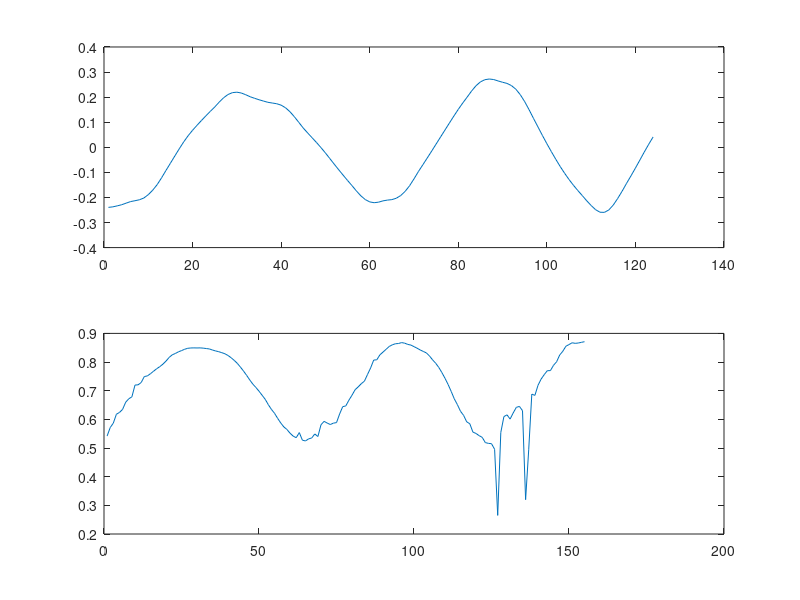
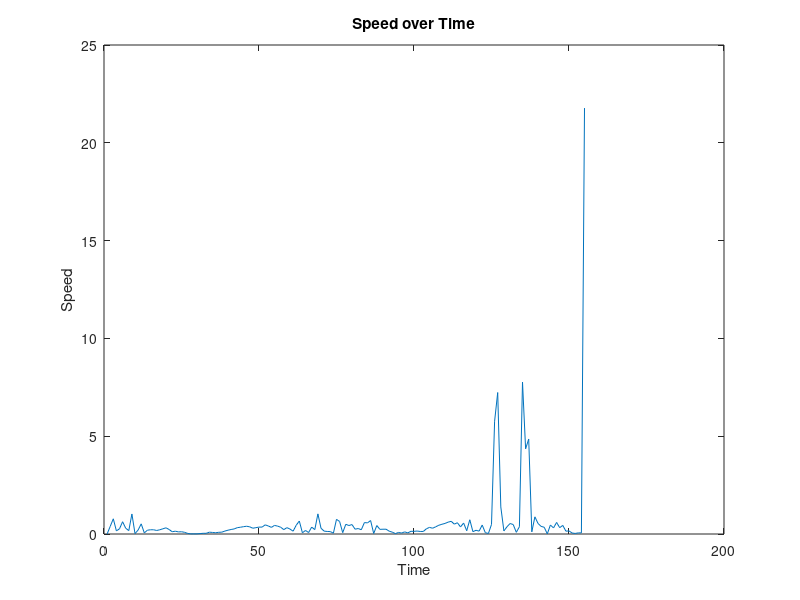
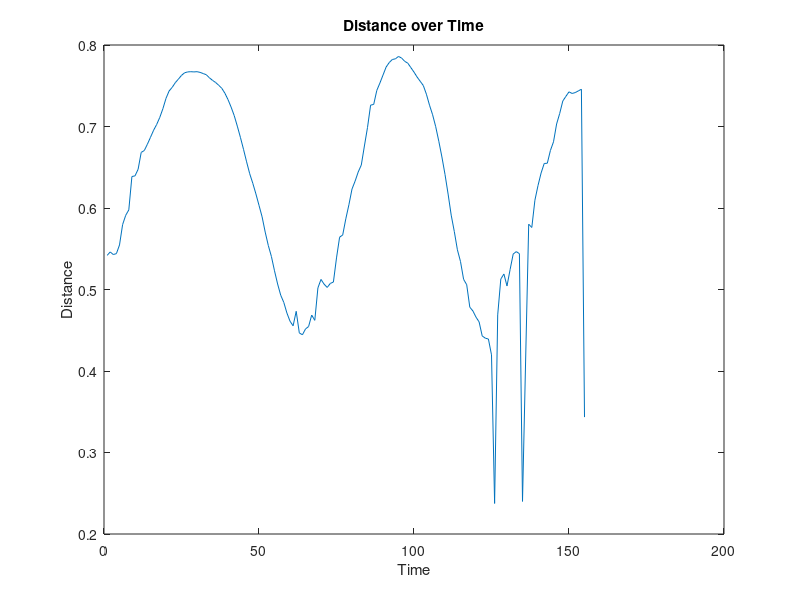

Reproduce these figures in MATLAB, in order.
clear all;
%timeWifi;
%timeAcou;
load("tr1.mat");
acouDistance = toSave;
load("tr2.mat");
acouAngle = toSave;
load("log7.mat")
wifiDistance = toSave;
acouDistance(end-25:end,:)=[];
acouAngle(end-25:end,:)=[];
wifiDistance(end-20:end,:)=[];
subplot(2,1,1);
plot(wifiDistance);
subplot(2,1,2);
plot(acouDistance);
    



% 确定插值后的数据点数
num_points = length(acouDistance);
num_interp_points = length(wifiDistance);

% 生成插值的时间点
x = linspace(1, num_interp_points, num_points);

% 插值处理
wifiDistance_interp = interp1(wifiDistance, x);

% 绘制插值后的图形
%figure;
%subplot(2, 1, 1);
%plot(wifiDistance_interp);
%title('Interpolated WiFi Distance');
%subplot(2, 1, 2);
%plot(acouDistance);
%title('Acoustic Distance and Angle');

% 更新wifiDistance为插值后的结果
wifiDistance = wifiDistance_interp;
delta_t = 0.04;  % ∆t为0.04秒
acouDistance_shifted = [acouDistance(2:end); 0];  % 将acouDistance数组向前移动一个位置
acouVelocity = (acouDistance_shifted - acouDistance) / delta_t;

% 长度
N = length(wifiDistance);

% 转换角度为弧度
acouAngle = acouAngle * pi / 180; 

% 初始化变量
P_sound = zeros(1, N); %声音源位置
P_wifi = ones(1, N);   %Wifi接收器位置
P_u = zeros(1, N);     %目标物体位置
V_u = zeros(1, N);     %目标物体速度

t_interval = 0.04;
% 计算初始位置
P_u(1) = acouDistance(1) * exp(1i * acouAngle(1));

for i = 2:N
    % 计算速度
    V_u(i) = acouVelocity(i) * exp(1i * acouAngle(i));
    
    % 用速度更新位置
    P_u(i) = P_u(i-1) + V_u(i) * t_interval;
end

% 计算距离
D_us = abs(P_u - P_sound);
D_uw = abs(P_u - P_wifi);

% 计算速度的分量
m1 = real((P_u - P_sound)./abs(P_u - P_sound));
m2 = imag((P_u - P_sound)./abs(P_u - P_sound));
m3 = real(((P_u - P_sound)./abs(P_u - P_sound) + (P_u - P_wifi)./abs(P_u - P_wifi)));
m4 = imag(((P_u - P_sound)./abs(P_u - P_sound) + (P_u - P_wifi)./abs(P_u - P_wifi)));

V_us = - real(V_u .* (P_u - P_sound)./abs(P_u - P_sound));
V_uw = - real(V_u .* ((P_u - P_sound)./abs(P_u - P_sound) + (P_u - P_wifi)./abs(P_u - P_wifi)));

% 融合wifi和声学信息计算速度和距离
vx = (m4 .* V_us - m2 .* V_uw)./(m2 .* m3 - m1 .* m4);
vy = (m3 .* V_us - m1 .* V_uw)./(m2 .* m3 - m1 .* m4);
P_infer = vx + 1i * vy;

% 绘制速度随时间的变化图
figure;
plot(1:N, abs(V_u));
title('Speed over Time');
xlabel('Time');
ylabel('Speed');

% 绘制距离随时间的变化图
figure;
plot(1:N, abs(P_u));
title('Distance over Time');
xlabel('Time');
ylabel('Distance');
